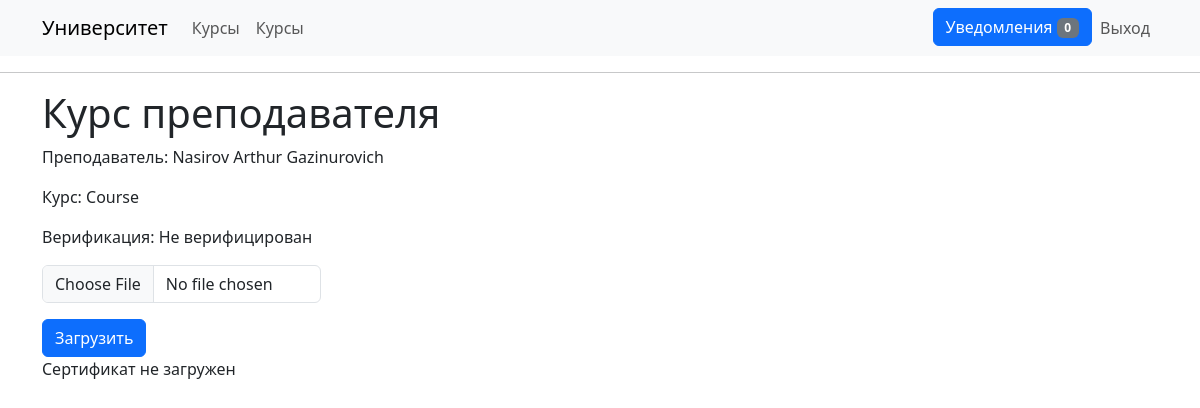
The app's page /teacher_course/4/5 (signed in) with its own data.
### app/models/user.py (models this page shows, shortened)
class User(UserMixin, db.Model):
    id: so.Mapped[int] = so.mapped_column(primary_key=True)
    username: so.Mapped[str] = so.mapped_column(
        sa.String(64), index=True, unique=True)
    full_name: so.Mapped[str] = so.mapped_column(
        sa.String(128))
    password_hash: so.Mapped[Optional[str]] = so.mapped_column(sa.String(256))
    role: so.Mapped[int] = so.mapped_column(sa.Integer, index=True)
    is_fired: so.Mapped[bool] = so.mapped_column(sa.Boolean, index=True, default=False)
    notifications: so.WriteOnlyMapped['Notification'] = so.relationship(
        back_populates='user', passive_deletes=True)
    departments: so.WriteOnlyMapped['Department'] = so.relationship(
        secondary=teachers_departments, primaryjoin=(teachers_departments.c.teacher_id == id), back_populates='teachers', passive_deletes=True)
    courses: so.WriteOnlyMapped['TeacherCourse'] = so.relationship(
        back_populates='teacher', passive_deletes=True)

### app/models/course.py (models this page shows, shortened)
class Course(db.Model):
    id: so.Mapped[int] = so.mapped_column(primary_key=True)
    name: so.Mapped[str] = so.mapped_column(
        sa.String(128), index=True, unique=True)
    course_type_id: so.Mapped[int] = so.mapped_column(
        sa.ForeignKey('course_type.id', ondelete='CASCADE'), index=True)
    course_type: so.Mapped['CourseType'] = so.relationship(
        back_populates='courses')
    is_included: so.Mapped[bool] = so.mapped_column(sa.Boolean, index=True, default=False)
    teachers_courses: so.WriteOnlyMapped['TeacherCourse'] = so.relationship(
        back_populates='course', passive_deletes=True)

### app/routes/qualification_routes.py (the view, shortened to what this page needs)
@app.route('/teacher_course/<user_id>/<course_id>', methods=['GET','POST'])
@login_required
@required_role(role=user.TEACHER)
def teacher_course(user_id, course_id):
    teacher_course=sertificate_service.get(user_id, course_id)
    form = UploadForm()
    if teacher_course.date_approved:
        form.file.render_kw = {'disabled': True}
        form.submit.render_kw = {'disabled': True}
    return render_template('teachers_courses/teacher_course.html', title='Курсы преподавателя', teacher_course=teacher_course, form=form)

### app/forms.py
class UploadForm(FlaskForm):
    file = FileField('Выберите файл', validators=[DataRequired()])
    submit = SubmitField('Загрузить')

### app/models/teacher_course.py (called while the page is built)
    def __repr__(self):
        return f'Teacher Course {self.teacher.full_name}, {self.course.name}'

### app/routes/__init__.py (called while the page is built)
@login.user_loader
def load_user(id):
  return user_service.get_by_id(id)

### app/services/sertificate_service.py (called while the page is built, shortened)
def get(user_id: int, course_id: int):
    try:
        res = db.session.get(TeacherCourse, (user_id, course_id))
        app.logger.info(res)
        return res
    except ValueError as e:
        raise
    except Exception as e:
        db.session.rollback()
        app.logger.info(e)
        raise Exception('Неизвестная ошибка при получении курса пользователя')

### app/services/user_service.py (called while the page is built)
def get_by_id(id: int):
    try:
        res = db.session.get(User, id)
        if res is None:
            raise ValueError(f'Пользователь с id = {id} не существует')
        return res
    except ValueError as e:
        db.session.rollback()
        app.logger.error(e)
        raise
    except Exception as e:
        db.session.rollback()
        app.logger.error(e)
        raise Exception('Неизвестная ошибка')

### app/templates/teachers_courses/teacher_course.html (shortened to what this page needs)
{% extends "base.html" %}
{% block content %}
<h1>Курс преподавателя</h1>
<p>
    Преподаватель: {{ teacher_course.teacher.full_name }}
</p>
<p>
    Курс: {{ teacher_course.course.name }}
</p>
{% if teacher_course.date_approved %}
    <p>
        Верификация: Дата верификации {{ teacher_course.date_approved }}
    </p>
{% else %}
    <p>
        Верификация: Не верифицирован
    </p>
{% endif %}
<form method="POST" enctype="multipart/form-data">
    <div class="mb-3">
        {{ form.file(class="form-control w-25", accept='.pdf') }}
    </div>
    {{ form.submit(class="btn btn-primary") }}
</form>
{% if teacher_course.sertificate_path %}
    <a href="/download_file/{{ teacher_course.teacher_id }}/{{ teacher_course.course_id }}"> Скачать сертификат</a>
{% else %}
    <p>
        Сертификат не загружен
    </p>
{% endif %}
{% endblock %}

### records on screen
User: teacher.full_name "Nasirov Arthur Gazinurovich"
Course: course.name "Course"
